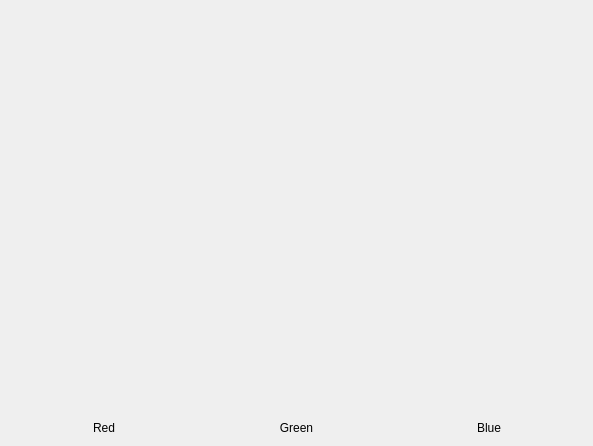
<?xml version="1.0" encoding="UTF-8"?>
<ui version="4.0">
 <class>Form</class>
 <widget class="QWidget" name="Form">
  <property name="geometry">
   <rect>
    <x>0</x>
    <y>0</y>
    <width>593</width>
    <height>446</height>
   </rect>
  </property>
  <property name="windowTitle">
   <string>Form</string>
  </property>
  <layout class="QGridLayout" name="gridLayout">
   <item row="0" column="0">
    <widget class="Canvas" name="canvRed" native="true"/>
   </item>
   <item row="0" column="1">
    <widget class="Canvas" name="canvGreen" native="true"/>
   </item>
   <item row="0" column="2">
    <widget class="Canvas" name="canvBlue" native="true"/>
   </item>
   <item row="1" column="0">
    <widget class="QLabel" name="label">
     <property name="sizePolicy">
      <sizepolicy hsizetype="Preferred" vsizetype="Fixed">
       <horstretch>0</horstretch>
       <verstretch>0</verstretch>
      </sizepolicy>
     </property>
     <property name="text">
      <string>Red</string>
     </property>
     <property name="alignment">
      <set>Qt::AlignCenter</set>
     </property>
    </widget>
   </item>
   <item row="1" column="1">
    <widget class="QLabel" name="label_2">
     <property name="sizePolicy">
      <sizepolicy hsizetype="Preferred" vsizetype="Fixed">
       <horstretch>0</horstretch>
       <verstretch>0</verstretch>
      </sizepolicy>
     </property>
     <property name="text">
      <string>Green</string>
     </property>
     <property name="alignment">
      <set>Qt::AlignCenter</set>
     </property>
    </widget>
   </item>
   <item row="1" column="2">
    <widget class="QLabel" name="label_3">
     <property name="sizePolicy">
      <sizepolicy hsizetype="Preferred" vsizetype="Fixed">
       <horstretch>0</horstretch>
       <verstretch>0</verstretch>
      </sizepolicy>
     </property>
     <property name="text">
      <string>Blue</string>
     </property>
     <property name="alignment">
      <set>Qt::AlignCenter</set>
     </property>
    </widget>
   </item>
  </layout>
 </widget>
 <customwidgets>
  <customwidget>
   <class>Canvas</class>
   <extends>QWidget</extends>
   <header>pcot.ui.canvas</header>
   <container>1</container>
  </customwidget>
 </customwidgets>
 <resources/>
 <connections/>
</ui>
